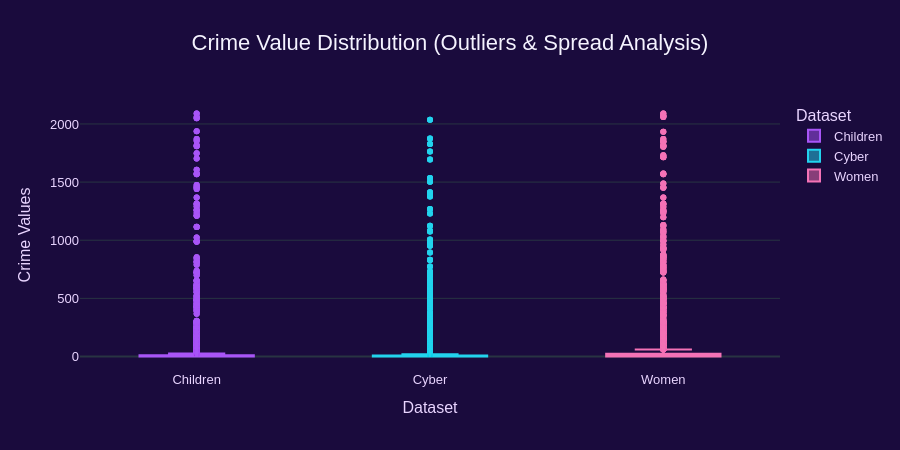

Notebook source saved alongside this figure:
### Code cell
fig_stat2 = px.box(
    stat_df,
    x="Dataset",
    y="Value",
    color="Dataset",
    title="Crime Value Distribution (Outliers & Spread Analysis)"
)

fig_stat2.update_layout(
    height=450,
    yaxis_title="Crime Values"
)

fig_stat2.show()

### Figure 1 — Plotly figure (JSON) as saved in the notebook; plotly's stock layout.template omitted (floating-point values rounded to 4 significant figures; data arrays with more than 128 entries replaced by an {"elided": "..."} marker saying what was removed)
{"data": [{"alignmentgroup": "True", "hovertemplate": "Dataset=%{x}<br>Value=%{y}<extra></extra>", "legendgroup": "Children", "marker": {"color": "#a855f7"}, "name": "Children", "notched": false, "offsetgroup": "Children", "orientation": "v", "showlegend": true, "type": "box", "x": {"elided": "5853 str values"}, "x0": " ", "xaxis": "x", "y": {"elided": "5853 float values"}, "y0": " ", "yaxis": "y"}, {"alignmentgroup": "True", "hovertemplate": "Dataset=%{x}<br>Value=%{y}<extra></extra>", "legendgroup": "Cyber", "marker": {"color": "#22d3ee"}, "name": "Cyber", "notched": false, "offsetgroup": "Cyber", "orientation": "v", "showlegend": true, "type": "box", "x": {"elided": "4596 str values"}, "x0": " ", "xaxis": "x", "y": {"elided": "4596 float values"}, "y0": " ", "yaxis": "y"}, {"alignmentgroup": "True", "hovertemplate": "Dataset=%{x}<br>Value=%{y}<extra></extra>", "legendgroup": "Women", "marker": {"color": "#f472b6"}, "name": "Women", "notched": false, "offsetgroup": "Women", "orientation": "v", "showlegend": true, "type": "box", "x": {"elided": "4266 str values"}, "x0": " ", "xaxis": "x", "y": {"elided": "4266 float values"}, "y0": " ", "yaxis": "y"}], "layout": {"boxmode": "overlay", "height": 450, "legend": {"title": {"text": "Dataset"}, "tracegroupgap": 0}, "title": {"text": "Crime Value Distribution (Outliers & Spread Analysis)"}, "xaxis": {"anchor": "y", "categoryarray": ["Children", "Cyber", "Women"], "categoryorder": "array", "domain": [0, 1], "title": {"text": "Dataset"}}, "yaxis": {"anchor": "x", "domain": [0, 1], "title": {"text": "Crime Values"}}}}
